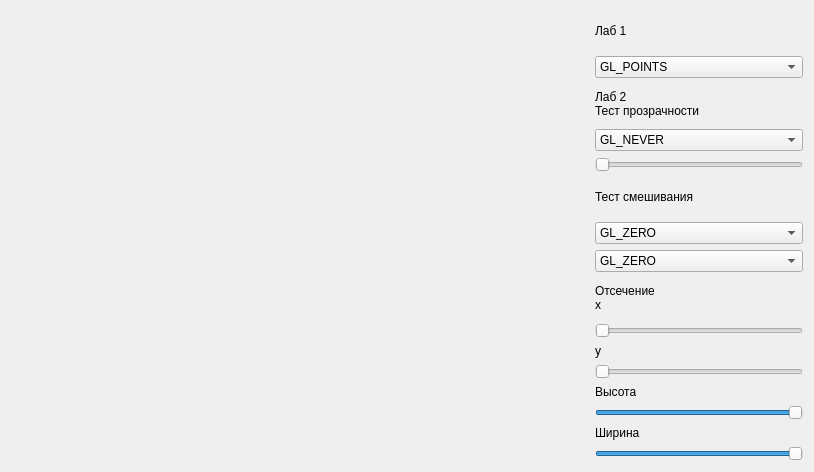
<?xml version="1.0" encoding="UTF-8"?>
<ui version="4.0">
 <class>MainWindow</class>
 <widget class="QMainWindow" name="MainWindow">
  <property name="windowModality">
   <enum>Qt::ApplicationModal</enum>
  </property>
  <property name="geometry">
   <rect>
    <x>0</x>
    <y>0</y>
    <width>814</width>
    <height>472</height>
   </rect>
  </property>
  <property name="windowTitle">
   <string>MainWindow</string>
  </property>
  <widget class="QWidget" name="centralWidget">
   <layout class="QHBoxLayout" name="horizontalLayout_2">
    <item>
     <layout class="QHBoxLayout" name="horizontalLayout">
      <item>
       <widget class="GLWidget" name="MyGLWidget" native="true">
        <property name="enabled">
         <bool>true</bool>
        </property>
        <property name="sizePolicy">
         <sizepolicy hsizetype="Expanding" vsizetype="Expanding">
          <horstretch>0</horstretch>
          <verstretch>0</verstretch>
         </sizepolicy>
        </property>
       </widget>
      </item>
      <item>
       <layout class="QVBoxLayout" name="verticalLayout">
        <property name="sizeConstraint">
         <enum>QLayout::SetNoConstraint</enum>
        </property>
        <item>
         <widget class="QLabel" name="label">
          <property name="text">
           <string>Лаб 1</string>
          </property>
         </widget>
        </item>
        <item>
         <widget class="QComboBox" name="comboBox">
          <item>
           <property name="text">
            <string>GL_POINTS</string>
           </property>
          </item>
          <item>
           <property name="text">
            <string>GL_LINES</string>
           </property>
          </item>
          <item>
           <property name="text">
            <string>GL_LINE_STRIP</string>
           </property>
          </item>
          <item>
           <property name="text">
            <string>GL_LINE_LOOP</string>
           </property>
          </item>
          <item>
           <property name="text">
            <string>GL_TRIANGLES</string>
           </property>
          </item>
          <item>
           <property name="text">
            <string>GL_TRIANGLE_STRIP</string>
           </property>
          </item>
          <item>
           <property name="text">
            <string>GL_TRIANGLE_FAN</string>
           </property>
          </item>
          <item>
           <property name="text">
            <string>GL_QUADS</string>
           </property>
          </item>
          <item>
           <property name="text">
            <string>GL_QUAD_STRIP</string>
           </property>
          </item>
          <item>
           <property name="text">
            <string>GL_POLYGON</string>
           </property>
          </item>
         </widget>
        </item>
        <item>
         <widget class="QLabel" name="label_2">
          <property name="text">
           <string>Лаб 2
Тест прозрачности</string>
          </property>
         </widget>
        </item>
        <item>
         <widget class="QComboBox" name="atest">
          <item>
           <property name="text">
            <string>GL_NEVER</string>
           </property>
          </item>
          <item>
           <property name="text">
            <string>GL_LESS</string>
           </property>
          </item>
          <item>
           <property name="text">
            <string>GL_EQUAL</string>
           </property>
          </item>
          <item>
           <property name="text">
            <string>GL_LEQUAL</string>
           </property>
          </item>
          <item>
           <property name="text">
            <string>GL_GREATER</string>
           </property>
          </item>
          <item>
           <property name="text">
            <string>GL_NOTEQUAL</string>
           </property>
          </item>
          <item>
           <property name="text">
            <string>GL_GEQUAL</string>
           </property>
          </item>
          <item>
           <property name="text">
            <string>GL_ALWAYS</string>
           </property>
          </item>
         </widget>
        </item>
        <item>
         <widget class="QSlider" name="slider_ref">
          <property name="sizePolicy">
           <sizepolicy hsizetype="Preferred" vsizetype="Fixed">
            <horstretch>0</horstretch>
            <verstretch>0</verstretch>
           </sizepolicy>
          </property>
          <property name="maximumSize">
           <size>
            <width>16777215</width>
            <height>16777215</height>
           </size>
          </property>
          <property name="orientation">
           <enum>Qt::Horizontal</enum>
          </property>
         </widget>
        </item>
        <item>
         <widget class="QLabel" name="label_3">
          <property name="text">
           <string>Тест смешивания</string>
          </property>
         </widget>
        </item>
        <item>
         <widget class="QComboBox" name="blend1">
          <item>
           <property name="text">
            <string>GL_ZERO</string>
           </property>
          </item>
          <item>
           <property name="text">
            <string>GL_ONE</string>
           </property>
          </item>
          <item>
           <property name="text">
            <string>GL_DST_COLOR</string>
           </property>
          </item>
          <item>
           <property name="text">
            <string>GL_ONE_MINUS_DST_COLOR</string>
           </property>
          </item>
          <item>
           <property name="text">
            <string>GL_SRC_ALPHA</string>
           </property>
          </item>
          <item>
           <property name="text">
            <string>GL_ONE_MINUS_SRC_ALPHA</string>
           </property>
          </item>
          <item>
           <property name="text">
            <string>GL_DST_ALPHA</string>
           </property>
          </item>
          <item>
           <property name="text">
            <string>GL_ONE_MINUS_DST_ALPHA</string>
           </property>
          </item>
          <item>
           <property name="text">
            <string>GL_SRC_ALPHA_SATURATE</string>
           </property>
          </item>
         </widget>
        </item>
        <item>
         <widget class="QComboBox" name="blend2">
          <item>
           <property name="text">
            <string>GL_ZERO</string>
           </property>
          </item>
          <item>
           <property name="text">
            <string>GL_ONE</string>
           </property>
          </item>
          <item>
           <property name="text">
            <string>GL_SRC_COLOR</string>
           </property>
          </item>
          <item>
           <property name="text">
            <string>GL_ONE_MINUS_SRC_COLOR</string>
           </property>
          </item>
          <item>
           <property name="text">
            <string>GL_SRC_ALPHA</string>
           </property>
          </item>
          <item>
           <property name="text">
            <string>GL_ONE_MINUS_SRC_ALPHA</string>
           </property>
          </item>
          <item>
           <property name="text">
            <string>GL_DST_ALPHA</string>
           </property>
          </item>
          <item>
           <property name="text">
            <string>GL_ONE_MINUS_DST_ALPHA</string>
           </property>
          </item>
         </widget>
        </item>
        <item>
         <widget class="QLabel" name="label_4">
          <property name="text">
           <string>Отсечение
x</string>
          </property>
         </widget>
        </item>
        <item>
         <widget class="QSlider" name="x">
          <property name="sizePolicy">
           <sizepolicy hsizetype="Preferred" vsizetype="Fixed">
            <horstretch>0</horstretch>
            <verstretch>0</verstretch>
           </sizepolicy>
          </property>
          <property name="maximumSize">
           <size>
            <width>16777215</width>
            <height>16777215</height>
           </size>
          </property>
          <property name="maximum">
           <number>100</number>
          </property>
          <property name="orientation">
           <enum>Qt::Horizontal</enum>
          </property>
         </widget>
        </item>
        <item>
         <widget class="QLabel" name="label_5">
          <property name="sizePolicy">
           <sizepolicy hsizetype="Maximum" vsizetype="Maximum">
            <horstretch>0</horstretch>
            <verstretch>0</verstretch>
           </sizepolicy>
          </property>
          <property name="text">
           <string>y</string>
          </property>
         </widget>
        </item>
        <item>
         <widget class="QSlider" name="y">
          <property name="sizePolicy">
           <sizepolicy hsizetype="Preferred" vsizetype="Fixed">
            <horstretch>0</horstretch>
            <verstretch>0</verstretch>
           </sizepolicy>
          </property>
          <property name="maximumSize">
           <size>
            <width>16777215</width>
            <height>16777215</height>
           </size>
          </property>
          <property name="maximum">
           <number>100</number>
          </property>
          <property name="orientation">
           <enum>Qt::Horizontal</enum>
          </property>
         </widget>
        </item>
        <item>
         <widget class="QLabel" name="label_6">
          <property name="sizePolicy">
           <sizepolicy hsizetype="Maximum" vsizetype="Maximum">
            <horstretch>0</horstretch>
            <verstretch>0</verstretch>
           </sizepolicy>
          </property>
          <property name="text">
           <string>Высота</string>
          </property>
         </widget>
        </item>
        <item>
         <widget class="QSlider" name="height">
          <property name="sizePolicy">
           <sizepolicy hsizetype="Preferred" vsizetype="Fixed">
            <horstretch>0</horstretch>
            <verstretch>0</verstretch>
           </sizepolicy>
          </property>
          <property name="maximumSize">
           <size>
            <width>16777215</width>
            <height>16777215</height>
           </size>
          </property>
          <property name="maximum">
           <number>100</number>
          </property>
          <property name="sliderPosition">
           <number>100</number>
          </property>
          <property name="orientation">
           <enum>Qt::Horizontal</enum>
          </property>
         </widget>
        </item>
        <item>
         <widget class="QLabel" name="label_7">
          <property name="sizePolicy">
           <sizepolicy hsizetype="Maximum" vsizetype="Maximum">
            <horstretch>0</horstretch>
            <verstretch>0</verstretch>
           </sizepolicy>
          </property>
          <property name="text">
           <string>Ширина</string>
          </property>
         </widget>
        </item>
        <item>
         <widget class="QSlider" name="width">
          <property name="sizePolicy">
           <sizepolicy hsizetype="Preferred" vsizetype="Fixed">
            <horstretch>0</horstretch>
            <verstretch>0</verstretch>
           </sizepolicy>
          </property>
          <property name="maximum">
           <number>100</number>
          </property>
          <property name="sliderPosition">
           <number>100</number>
          </property>
          <property name="orientation">
           <enum>Qt::Horizontal</enum>
          </property>
         </widget>
        </item>
       </layout>
      </item>
     </layout>
    </item>
   </layout>
   <zorder></zorder>
  </widget>
 </widget>
 <layoutdefault spacing="6" margin="11"/>
 <customwidgets>
  <customwidget>
   <class>GLWidget</class>
   <extends>QWidget</extends>
   <header>glwidget.h</header>
   <container>1</container>
   <slots>
    <slot>changeShapePicture(QString)</slot>
    <slot>changeX(int)</slot>
    <slot>changeY(int)</slot>
    <slot>changeWidth(int)</slot>
    <slot>changeHeight(int)</slot>
    <slot>changeFunc(int)</slot>
    <slot>changeRef(int)</slot>
    <slot>changeSfactor(QString)</slot>
    <slot>changeDfactor(QString)</slot>
    <slot>changeType(QString)</slot>
    <slot>do_blend1(QString)</slot>
    <slot>do_blend2(QString)</slot>
    <slot>do_atest(QString)</slot>
    <slot>do_atest2(int)</slot>
    <slot>cut_x(int)</slot>
    <slot>cut_y(int)</slot>
    <slot>change_height(int)</slot>
    <slot>change_width(int)</slot>
   </slots>
  </customwidget>
 </customwidgets>
 <resources/>
 <connections>
  <connection>
   <sender>comboBox</sender>
   <signal>currentTextChanged(QString)</signal>
   <receiver>MyGLWidget</receiver>
   <slot>changeShapePicture(QString)</slot>
   <hints>
    <hint type="sourcelabel">
     <x>716</x>
     <y>60</y>
    </hint>
    <hint type="destinationlabel">
     <x>316</x>
     <y>235</y>
    </hint>
   </hints>
  </connection>
  <connection>
   <sender>blend1</sender>
   <signal>currentTextChanged(QString)</signal>
   <receiver>MyGLWidget</receiver>
   <slot>do_blend1(QString)</slot>
   <hints>
    <hint type="sourcelabel">
     <x>716</x>
     <y>214</y>
    </hint>
    <hint type="destinationlabel">
     <x>316</x>
     <y>235</y>
    </hint>
   </hints>
  </connection>
  <connection>
   <sender>blend2</sender>
   <signal>currentTextChanged(QString)</signal>
   <receiver>MyGLWidget</receiver>
   <slot>do_blend2(QString)</slot>
   <hints>
    <hint type="sourcelabel">
     <x>659</x>
     <y>247</y>
    </hint>
    <hint type="destinationlabel">
     <x>536</x>
     <y>287</y>
    </hint>
   </hints>
  </connection>
  <connection>
   <sender>atest</sender>
   <signal>currentTextChanged(QString)</signal>
   <receiver>MyGLWidget</receiver>
   <slot>do_atest(QString)</slot>
   <hints>
    <hint type="sourcelabel">
     <x>693</x>
     <y>129</y>
    </hint>
    <hint type="destinationlabel">
     <x>494</x>
     <y>170</y>
    </hint>
   </hints>
  </connection>
  <connection>
   <sender>slider_ref</sender>
   <signal>valueChanged(int)</signal>
   <receiver>MyGLWidget</receiver>
   <slot>do_atest2(int)</slot>
   <hints>
    <hint type="sourcelabel">
     <x>740</x>
     <y>154</y>
    </hint>
    <hint type="destinationlabel">
     <x>493</x>
     <y>146</y>
    </hint>
   </hints>
  </connection>
  <connection>
   <sender>x</sender>
   <signal>valueChanged(int)</signal>
   <receiver>MyGLWidget</receiver>
   <slot>cut_x(int)</slot>
   <hints>
    <hint type="sourcelabel">
     <x>686</x>
     <y>305</y>
    </hint>
    <hint type="destinationlabel">
     <x>417</x>
     <y>330</y>
    </hint>
   </hints>
  </connection>
  <connection>
   <sender>y</sender>
   <signal>valueChanged(int)</signal>
   <receiver>MyGLWidget</receiver>
   <slot>cut_y(int)</slot>
   <hints>
    <hint type="sourcelabel">
     <x>680</x>
     <y>342</y>
    </hint>
    <hint type="destinationlabel">
     <x>515</x>
     <y>363</y>
    </hint>
   </hints>
  </connection>
  <connection>
   <sender>height</sender>
   <signal>valueChanged(int)</signal>
   <receiver>MyGLWidget</receiver>
   <slot>change_height(int)</slot>
   <hints>
    <hint type="sourcelabel">
     <x>655</x>
     <y>385</y>
    </hint>
    <hint type="destinationlabel">
     <x>486</x>
     <y>405</y>
    </hint>
   </hints>
  </connection>
  <connection>
   <sender>width</sender>
   <signal>valueChanged(int)</signal>
   <receiver>MyGLWidget</receiver>
   <slot>change_width(int)</slot>
   <hints>
    <hint type="sourcelabel">
     <x>659</x>
     <y>429</y>
    </hint>
    <hint type="destinationlabel">
     <x>496</x>
     <y>429</y>
    </hint>
   </hints>
  </connection>
 </connections>
</ui>
